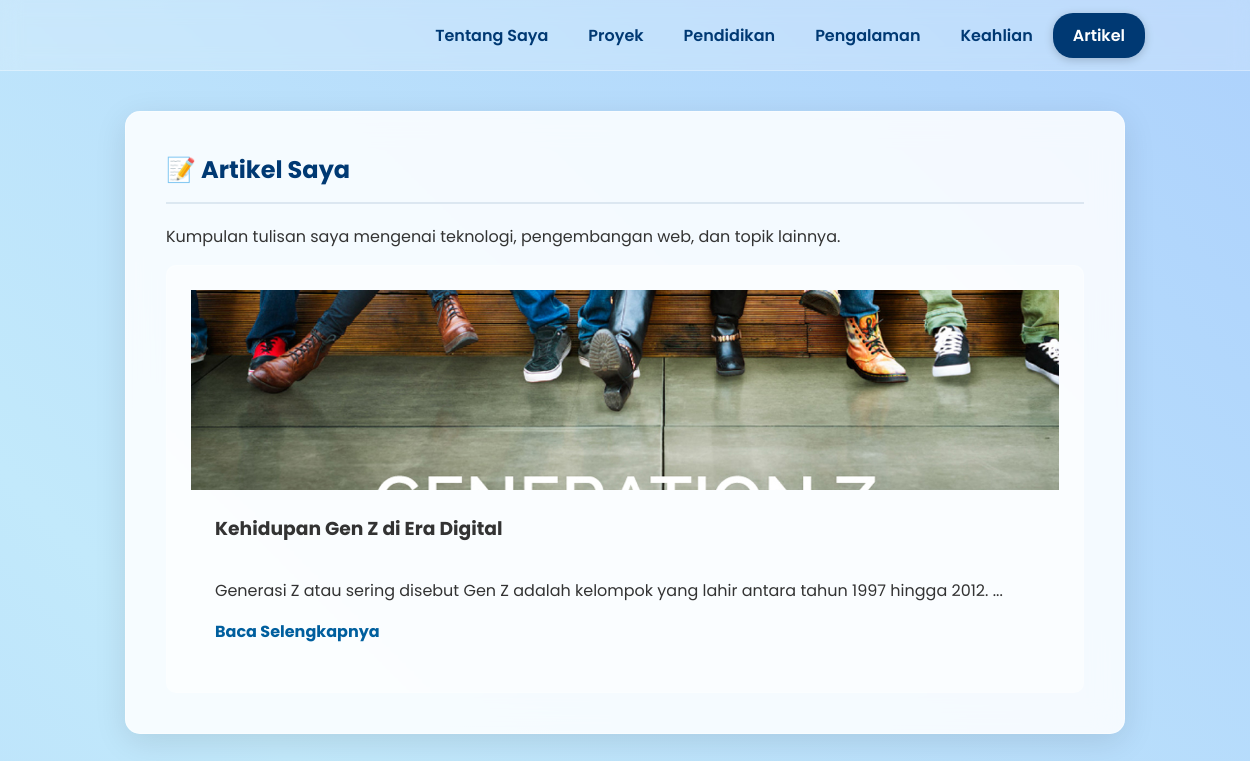
Screenshot of /artikel.php with the database file from the repository.
### tables this page shows
CREATE TABLE `articles` (
  `id` int(11) NOT NULL,
  `title` varchar(255) NOT NULL,
  `content` text NOT NULL,
  `image` varchar(255) DEFAULT NULL,
  `created_at` timestamp NOT NULL DEFAULT current_timestamp()
);

### artikel.php (the view, shortened to what this page needs)
<?php require_once "config.php"; ?>
<!DOCTYPE html>
<html lang="id">
<head>
    <link rel="stylesheet" href="style.css">
</head>
<body>
    <header>
        <nav>
            <ul>
                <li><a href="index.php">Tentang Saya</a></li>
                <li><a href="proyek.php">Proyek</a></li>
                <li><a href="pendidikan.php">Pendidikan</a></li>
                <li><a href="pengalaman.php">Pengalaman</a></li>
                <li><a href="keahlian.php">Keahlian</a></li>
                <li><a href="artikel.php" class="active">Artikel</a></li>
            </ul>
        </nav>
    </header>
    <div class="container">
        <section id="articles" class="page-section">
            <h1>📝 Artikel Saya</h1>
            <p>Kumpulan tulisan saya mengenai teknologi, pengembangan web, dan topik lainnya.</p>
            <div class="project-grid">
                <?php
                $sql = "SELECT id, title, content, image, created_at FROM articles ORDER BY created_at DESC";
                if($result = mysqli_query($link, $sql)){
                    if(mysqli_num_rows($result) > 0){
                        while($row = mysqli_fetch_array($result)){
                            echo '<div class="project-card">';
                                if(!empty($row['image']) && file_exists("uploads/" . $row['image'])){
                                    echo '<img src="uploads/' . $row['image'] . '" alt="' . $row['title'] . '" class="article-list-image">';
                                } else {
                                    echo '<img src="https://via.placeholder.com/300x200.png?text=No+Image" alt="' . $row['title'] . '" class="article-list-image">';
                                }
                                echo '<div class="card-content">';
                                    echo '<h3>' . $row['title'] . '</h3>';
                                    $content_preview = substr(strip_tags($row['content']), 0, 100);
                                    echo '<p>' . $content_preview . '...</p>';
                                    echo '<a href="baca-artikel.php?id=' . $row['id'] . '">Baca Selengkapnya</a>';
                                echo '</div>';
                            echo '</div>';
                        }
                    } else {
                        echo '<p>Belum ada artikel yang dipublikasikan.</p>';
                    }
                }
                ?>
            </div>
        </section>
    </div>
</body>
</html>

### style.css (style rules this page uses)
body { font-family: 'Poppins', sans-serif; margin: 0; padding: 0; color: #333; overflow-x: hidden; }
header { background: rgba(255, 255, 255, 0.2); backdrop-filter: blur(10px); position: sticky; top: 0; z-index: 1000; width: 100%; border-bottom: 1px solid rgba(255, 255, 255, 0.3); display: flex; justify-content: center; align-items: center; padding: 0 20px; height: 70px; }
nav { width: 100%; max-width: 1000px; display: flex; justify-content: flex-end; align-items: center; }
nav ul { list-style: none; margin: 0; padding: 0; display: flex; align-items: center; }
nav ul li a { color: #003973; text-decoration: none; font-weight: 600; padding: 10px 20px; border-radius: 20px; transition: background-color 0.3s ease, color 0.3s ease; display: block; }
nav ul li a.active { background-color: #003973; color: #fff; box-shadow: 0 2px 10px rgba(0,0,0,0.2); }
.container { max-width: 1000px; margin: 2.5rem auto; padding: 0 20px; }
.page-section { background: rgba(255, 255, 255, 0.85); backdrop-filter: blur(15px); margin-bottom: 2rem; padding: 2.5rem; border-radius: 15px; border: 1px solid rgba(255, 255, 255, 0.4); box-shadow: 0 8px 32px 0 rgba(0, 0, 0, 0.1); color: #333; }
.page-section h1, .page-section h2 { color: #003973; border-bottom: 2px solid rgba(0, 57, 115, 0.1); padding-bottom: 15px; margin-top: 0; }
.skills-container, .project-grid { display: grid; grid-template-columns: repeat(auto-fit, minmax(280px, 1fr)); gap: 1.5rem; }
.skill-category, .project-card { background: rgba(255, 255, 255, 0.5); padding: 1.5rem; border-radius: 10px; border: 1px solid rgba(255, 255, 255, 0.2); transition: background-color 0.3s; }
.project-card h3 { margin-top: 0; }
.project-card a { color: #005f9e; text-decoration: none; font-weight: bold; }

### artikel.php (style rules this page uses)
.article-list-image { width: 100%; height: 200px; object-fit: cover; }
.project-card { display: flex; flex-direction: column; }
.card-content { padding: 1.5rem; flex-grow: 1; display: flex; flex-direction: column; }
.card-content p { flex-grow: 1; }

### rows the page displays
articles: image (picture), title "Kehidupan Gen Z di Era Digital", content "Generasi Z atau sering disebut Gen Z adalah kelompok yang lahir antara tahun 1997 hingga 2012."
